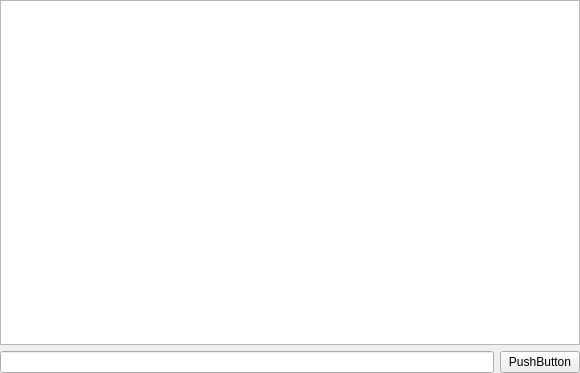
<?xml version="1.0" encoding="UTF-8"?>
<ui version="4.0">
 <class>ConsoleWidget</class>
 <widget class="QWidget" name="ConsoleWidget">
  <property name="geometry">
   <rect>
    <x>0</x>
    <y>0</y>
    <width>580</width>
    <height>373</height>
   </rect>
  </property>
  <property name="windowTitle">
   <string>Form</string>
  </property>
  <layout class="QVBoxLayout" name="verticalLayout">
   <property name="leftMargin">
    <number>0</number>
   </property>
   <property name="topMargin">
    <number>0</number>
   </property>
   <property name="rightMargin">
    <number>0</number>
   </property>
   <property name="bottomMargin">
    <number>0</number>
   </property>
   <item>
    <widget class="QPlainTextEdit" name="plainTextEdit"/>
   </item>
   <item>
    <layout class="QHBoxLayout" name="horizontalLayout">
     <property name="spacing">
      <number>-1</number>
     </property>
     <item>
      <widget class="QLineEdit" name="lineEditCommand">
       <property name="minimumSize">
        <size>
         <width>0</width>
         <height>0</height>
        </size>
       </property>
      </widget>
     </item>
     <item>
      <widget class="QPushButton" name="pushButtonSend">
       <property name="text">
        <string>PushButton</string>
       </property>
      </widget>
     </item>
    </layout>
   </item>
  </layout>
 </widget>
 <resources/>
 <connections/>
</ui>
